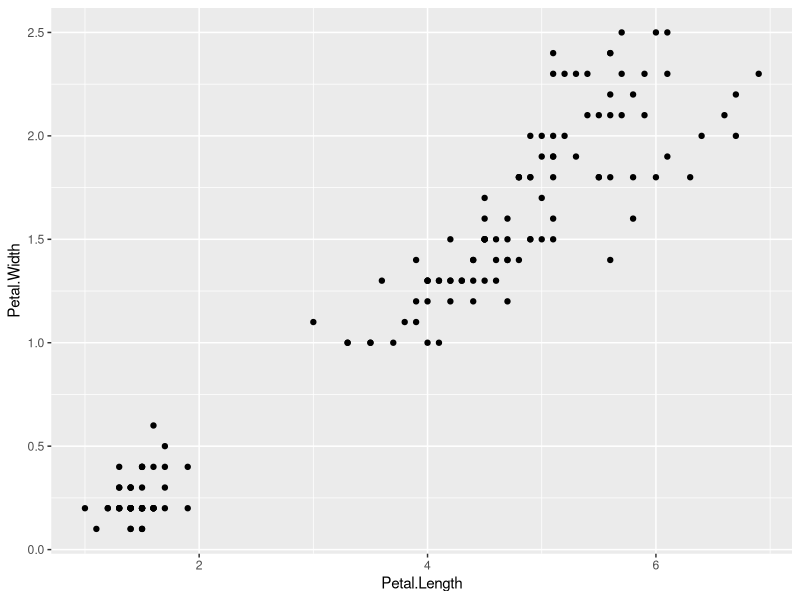
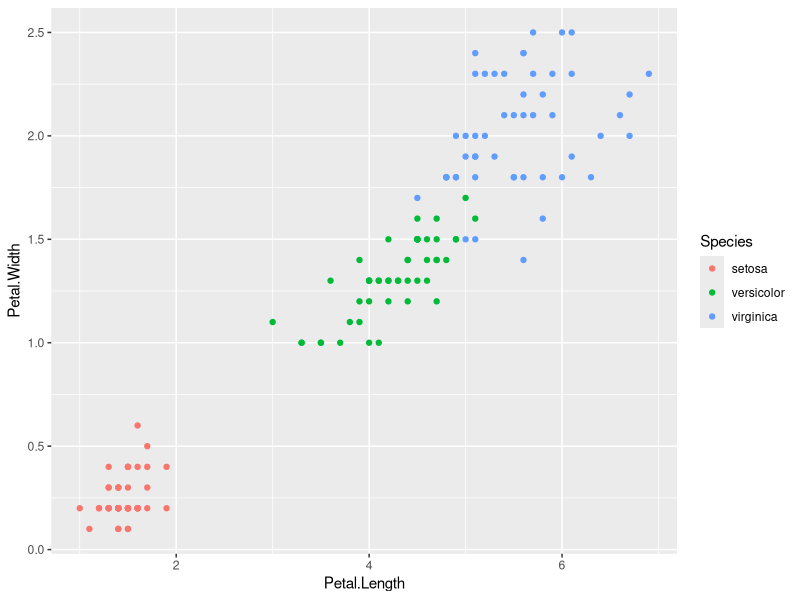

These figures' R source, in order: (Note: this script raises an error after producing the figures.)
#Includes an example with
#brief definition of what svm is
#svm classification model
#svm classification plot
#interpretation
#tunning or hyperparmeter optimization
#best model selection
#confuison matrix
#Missclassificagtion error

data(iris)
str(iris)
#using all the above variables, i want to build classification models
library(ggplot2)
qplot(Petal.Length, Petal.Width, data = iris)
#lets see any possiblities of separation
qplot(Petal.Length, Petal.Width, data = iris, 
      color = Species)
#red is very far away from other group

#Support Vector Machine
#Exxplanation, relook into it
install.packages("e1071")
library(e1071)

#i want to predict Species, so
mymodel <- svm(Species~., data= iris)
summary(mymodel)

#it shows result as classification
#but if it was quantiative problem, we would have done regression
#8 belonging to 1st type of species
#22 to 2nd type and so on

plot(mymodel, data= iris)#upto here was okay if we had only two variables

#but we have more variables, we need more info
plot(mymodel, data= iris, 
     Petal.Width~Petal.Length,
     slice = list(Sepal.Width = 3, Sepal.Length = 4))#widht on Y and Petal.leng on X axis
#it shows decision boundaries
#listen to explanation, easy

#Confusion Matrix and Misclassification Error
pred <- predict(mymodel, iris)

tab <- table(Predicted = pred, Actual = iris$Species)#pred vs actual
tab
#48 species belonging to versicolor, predicted also predicted to be versicolor
#2 datapoints belonged to vriginica and predicted to be versicolor

1-sum(diag(tab))/sum(tab)
#2.7%, this is done using radial function

#we can use linear function to get miscclassifcation
mymodel <- svm(Species~., data= iris,
               kernel = "linear")
summary(mymodel)
#alll details change now

#lets calculate 
pred <- predict(mymodel, iris)

tab <- table(Predicted = pred, Actual = iris$Species)#pred vs actual
tab

1-sum(diag(tab))/sum(tab)
#3.3%

#we can check using polynomial, 
#just change kernel to polynomial and same steps after
#4.4%

#we can check sigmoid
#erro is higher now, 11.3%
#for this dataset, sigmoid is the worst

#lets use fine tune to get better classification
#tuning is also called hyperparameter optimization
set.seed(123)
tmodel <- tune(svm, Species~., data = iris,
               ranges = list(epsilon = seq(0,1,0.1), cost = 2^(2:9)))#starts with 0 and goes to 1 with 0.1 increment
#if cost is too high, model might store many svm, and will lead to overfitting
#if cost is too low, under fitting
#default value is 1
#so we use large range to calculate optimal value of cost
#we have to be careful with large dataset


plot(tmodel)
#darker regions means: lower missclassifcation error, lower values of cost and many values for epsilon
summary(tmodel)

#Using above result we choose our best model
mymodel <- tmodel$best.model
summary(mymodel)
#this shows classification, bse our y variable is a factor variable
#for classification problems always radial is best

plot(mymodel, data = iris, Petal.Width~Petal.Length, slice = list(Sepal.Width = 3, Sepal.Length = 4))

#after this, look at the classification and missclassifcation error
pred <- predict(mymodel, iris)

tab <- table(Predicted = pred, Actual = iris$Species)#pred vs actual
tab

1-sum(diag(tab))/sum(tab)
#error is 1.3%
